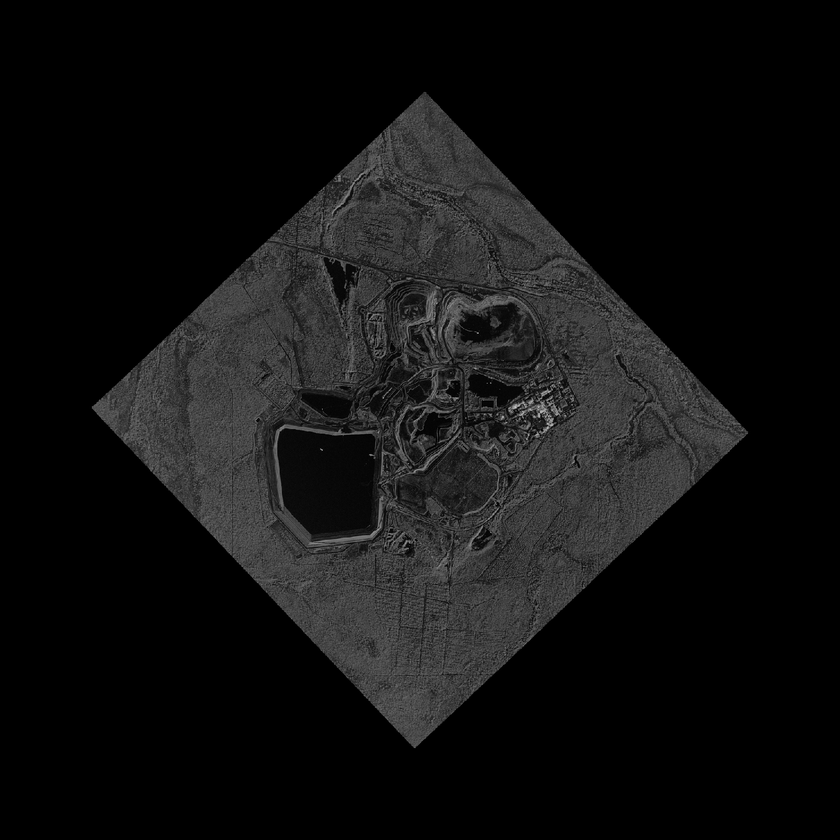
#> input picture dataset_local/nao_urbano/CAPELLA_C09_SP_GEO_HH_20240830150350_20240830150421.png, 840 x 840 px, shrunk from 1481 x 1480 before the run; its folder holds only this picture in this run
$ python augment_n_urbano.py
#> lines starting #> are read from the running program, lines starting #| are printed output that depends on the picture
import os
from PIL import Image
import random
from pathlib import Path

# 1. Caminho para a pasta não urbana
path_nao_urbano = Path('dataset_local/nao_urbano')
fotos_originais = [f for f in os.listdir(path_nao_urbano) if f.lower().endswith(('.png', '.jpg')) and not f.startswith('aug_')]

if not fotos_originais:
    print("❌ Nenhuma foto original encontrada em nao_urbano!")
    exit()

print(f"🌿 Gerando variações para as {len(fotos_originais)} fotos de vegetação/solo...")

# Vamos gerar 3 variações para cada (168 x 3 = 504 fotos no total)
for img_name in fotos_originais:
    try:
        img = Image.open(path_nao_urbano/img_name)
#> img is the input picture: PIL image 840x840 L; min 0, max 207, mean 16.8

        for i in range(3):
            # Rotação aleatória
            out = img.rotate(random.randint(0, 360))

            # Espelhamento aleatório
            escolha_flip = random.choice([Image.FLIP_LEFT_RIGHT, Image.FLIP_TOP_BOTTOM, "nada"])
            if escolha_flip != "nada":
                out = out.transpose(escolha_flip)

            # Salva com o prefixo 'aug_nu_'
            out.save(path_nao_urbano/f"aug_nu_{i}_{img_name}")
#> this loop made 3 passes
#> pass 1, `out = img.rotate(random.randint(0, 360))`:
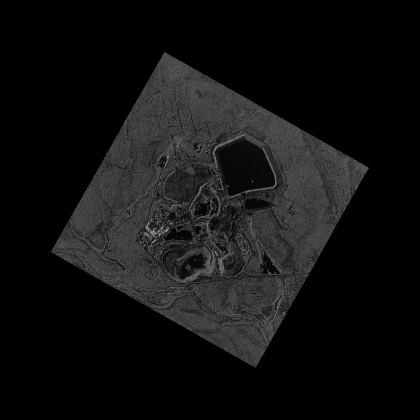
#> out: PIL image 840x840 L (shown at 1/2 size); min 0, max 207, mean 16.8
#> pass 1, `out = out.transpose(escolha_flip)`:
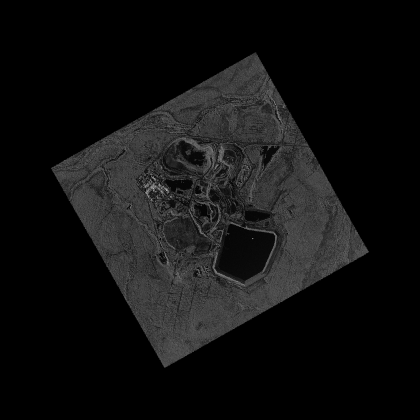
#> out: PIL image 840x840 L (shown at 1/2 size); min 0, max 207, mean 16.8
#> pass 2, `out = img.rotate(random.randint(0, 360))`:
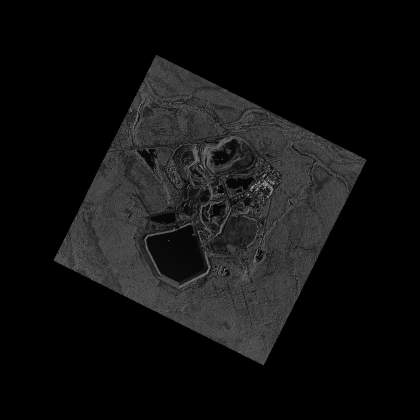
#> out: PIL image 840x840 L (shown at 1/2 size); min 0, max 207, mean 16.8
#> pass 2, `out = out.transpose(escolha_flip)`:
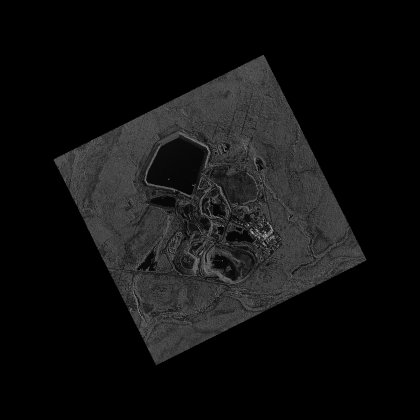
#> out: PIL image 840x840 L (shown at 1/2 size); min 0, max 207, mean 16.8
#> after the loop:
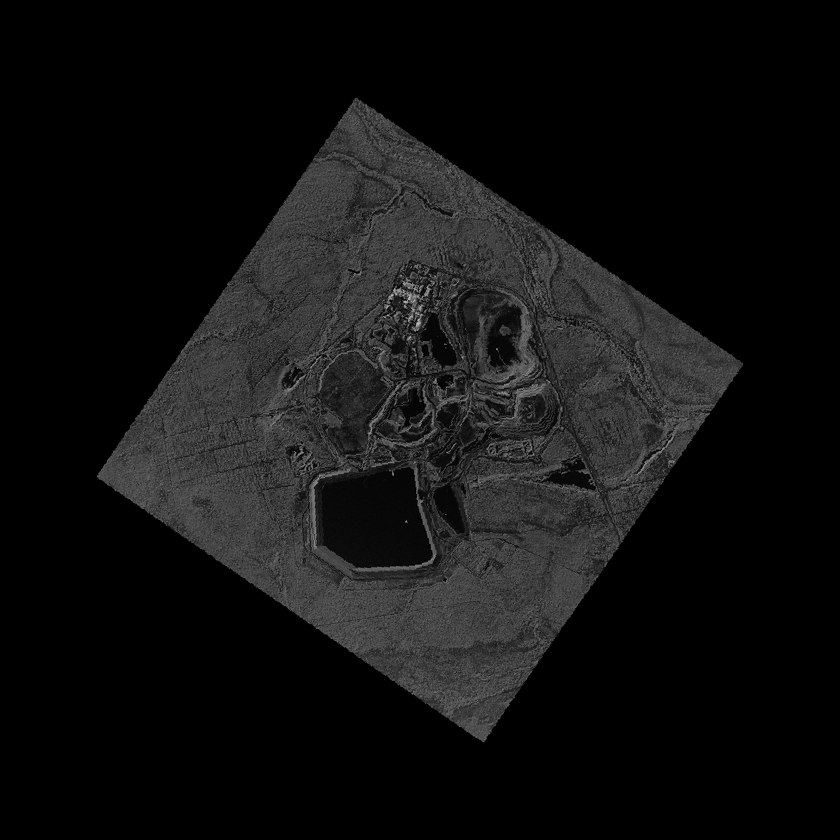
#> out: PIL image 840x840 L; min 0, max 207, mean 16.8
    except Exception as e:
        print(f"⚠️ Erro no arquivo {img_name}: {e}")

print(f"✅ SUCESSO! O dataset 'nao_urbano' agora deve ter mais de 500 imagens.")

$ run again, on dataset_local/nao_urbano/CAPELLA_C13_SP_GEO_HH_20241118095635_20241118095644.png
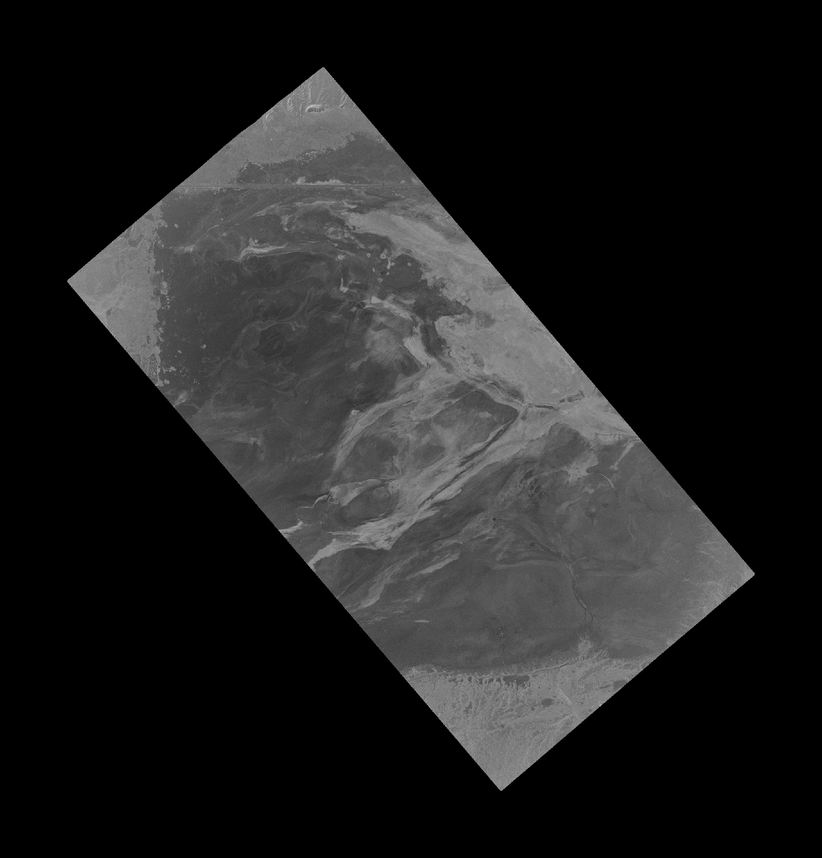
#> input picture dataset_local/nao_urbano/CAPELLA_C13_SP_GEO_HH_20241118095635_20241118095644.png, 822 x 858 px, shrunk from 1831 x 1911 before the run
#> img is the input picture: PIL image 822x858 L; min 0, max 204, mean 30.5
#> the loop `for i in range(3):` made 3 passes
#> pass 1, `out = out.transpose(escolha_flip)`:
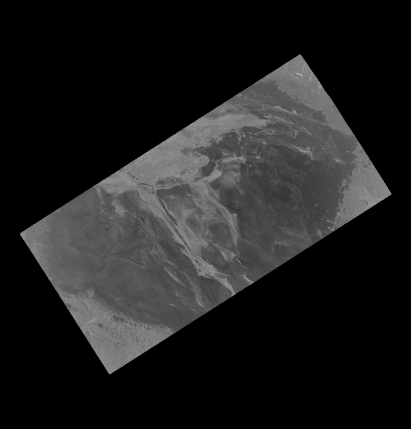
#> out: PIL image 822x858 L (shown at 1/2 size); min 0, max 204, mean 30.5
#> after the loop `for i in range(3):`:
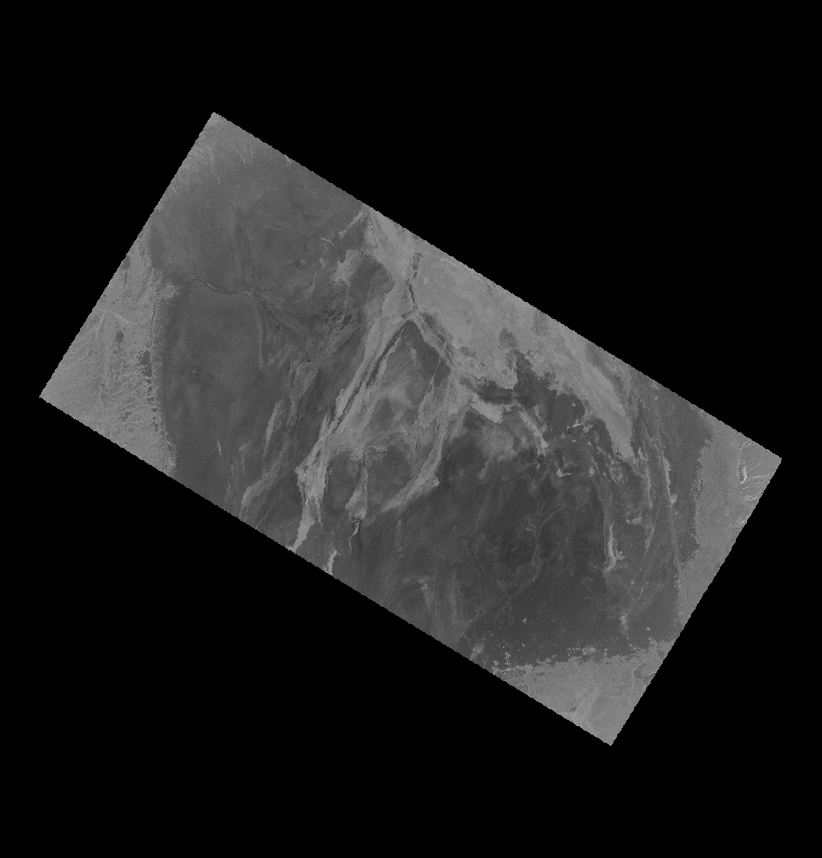
#> out: PIL image 822x858 L; min 0, max 204, mean 30.5

$ run again, on dataset_local/nao_urbano/CAPELLA_C13_SP_GEO_HH_20241129100117_20241129100126.png
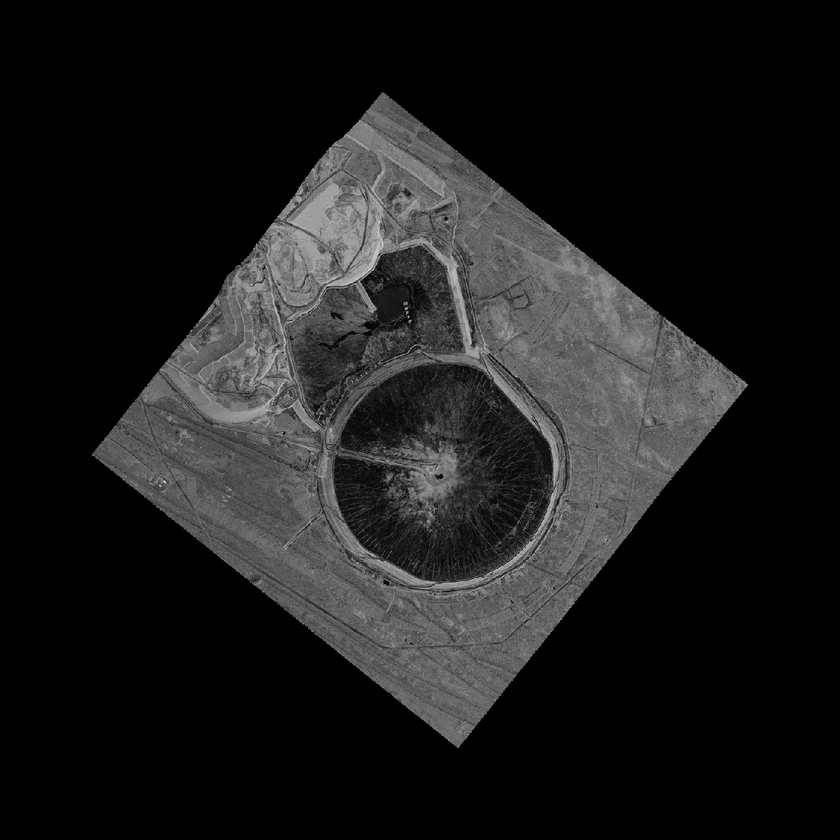
#> input picture dataset_local/nao_urbano/CAPELLA_C13_SP_GEO_HH_20241129100117_20241129100126.png, 840 x 840 px, shrunk from 1102 x 1103 before the run
#> img is the input picture: PIL image 840x840 L; min 0, max 253, mean 27.5
#> the loop `for i in range(3):` made 3 passes
#> pass 1, `out = out.transpose(escolha_flip)`:
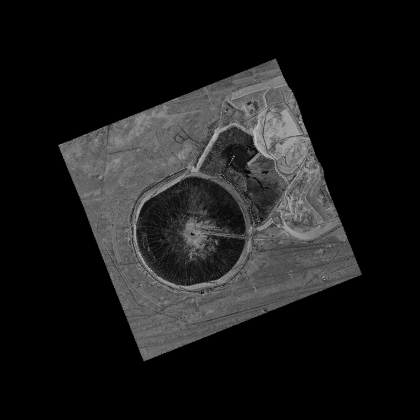
#> out: PIL image 840x840 L (shown at 1/2 size); min 0, max 253, mean 27.5
#> after the loop `for i in range(3):`:
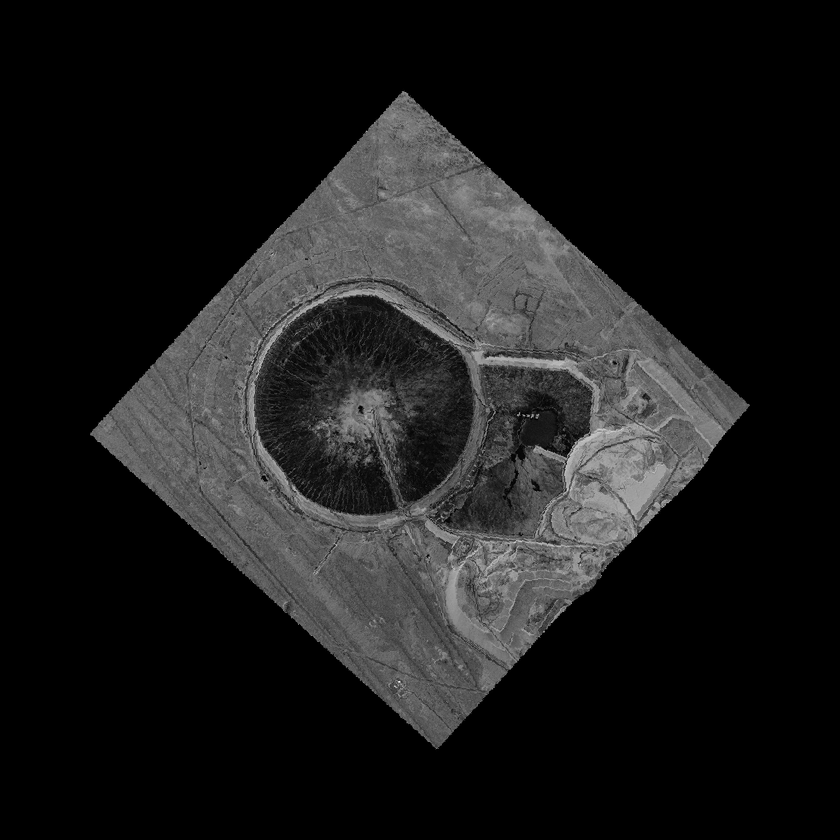
#> out: PIL image 840x840 L; min 0, max 253, mean 27.5
